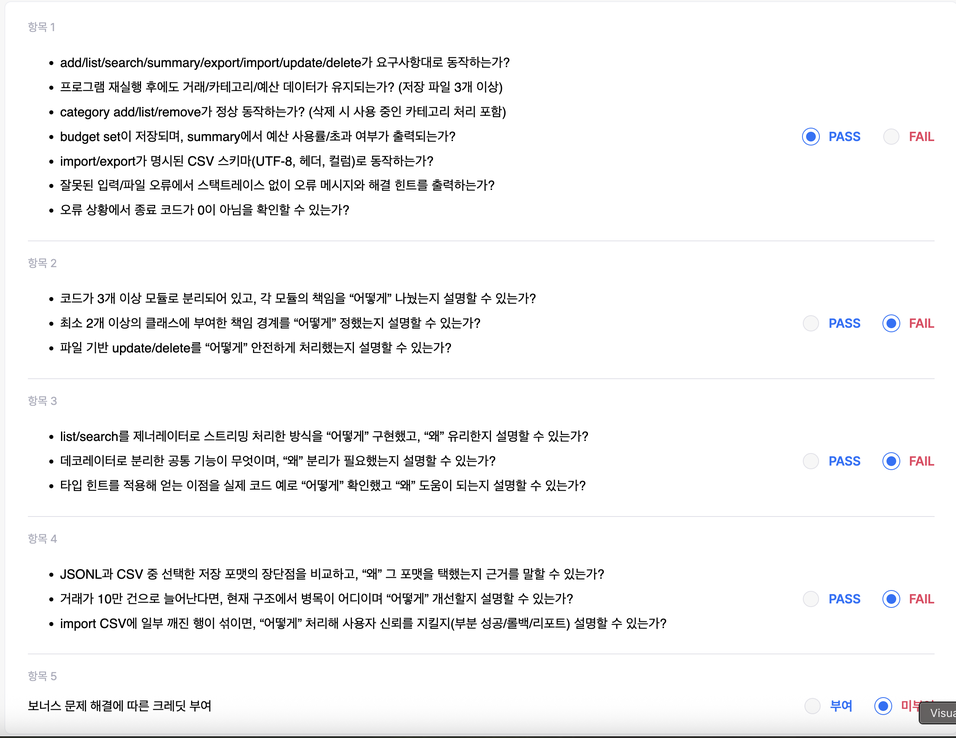
#> input picture b2_1/b2-1_eval.PNG, 956 x 738 px, shrunk from 2366 x 1826 before the run; its folder holds only this picture in this run
$ python -i main.py   (imports and definitions only)
#> lines starting #> are read from the running program, lines starting #| are printed output that depends on the picture; after the words box and inside, x2 and y2 are one past the last pixel; in counts of white or black regions, pixels touching at a corner belong together
#> further down, picture is the input picture: shape (738, 956, 3); mean B, G, R 244.4, 244.1, 244.1
# ==========================================================
# Book OCR Program
#
# Version : V0.5
# Date    : 2026-06-09 21:30
#
# Change Log
# V0.1 PDF -> PNG 변환
# V0.2 OCR 전처리(CLAHE, Adaptive Threshold)
# V0.3 중앙 고정 분할
# V0.4 페이지 여백 자동 제거(Auto Crop)
# V0.5 전처리 순서 변경
#      Split -> Crop -> Threshold
#      페이지 외곽 제거 추가
# ==========================================================

from pathlib import Path
import fitz
import cv2
import numpy as np

INPUT_DIR = Path("input")
OUTPUT_DIR = Path("output")


# ----------------------------------------------------------
# PDF -> PNG
# ----------------------------------------------------------
# [20 lines left out: function pdf_to_images, not called in this run]


# ----------------------------------------------------------
# 페이지 외곽 제거
# ----------------------------------------------------------
def trim_page_edges(img):

    h, w = img.shape[:2]
#> h = 738; w = 956

    left = int(w * 0.03)
#> left = 28
    right = int(w * 0.03)
#> right = 28

    top = int(h * 0.02)
#> top = 14
    bottom = int(h * 0.05)
#> bottom = 36

    return img[
        top:h-bottom,
        left:w-right
    ]
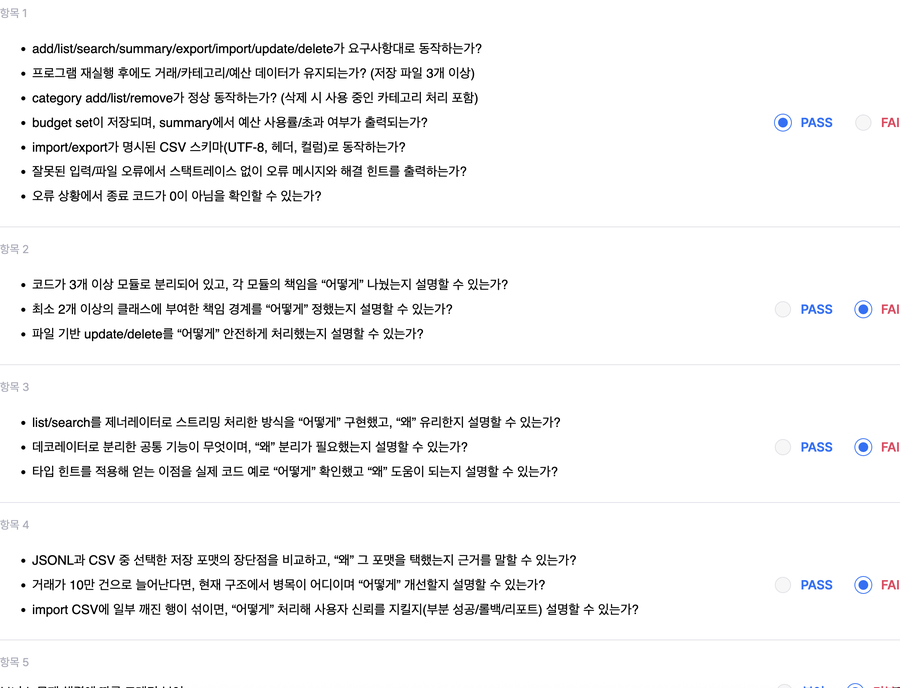
#> returned value: shape (688, 900, 3); mean of channels 0, 1, 2 244.7, 244.3, 244.3; drawn as B, G, R


# ----------------------------------------------------------
# 본문 영역 찾기
# ----------------------------------------------------------
def crop_content(img):

    if len(img.shape) == 3:
        gray = cv2.cvtColor(
            img,
            cv2.COLOR_BGR2GRAY
        )
    else:
        gray = img.copy()

    blur = cv2.GaussianBlur(
        gray,
        (5, 5),
        0
    )

    _, mask = cv2.threshold(
        blur,
        220,
        255,
        cv2.THRESH_BINARY_INV
    )
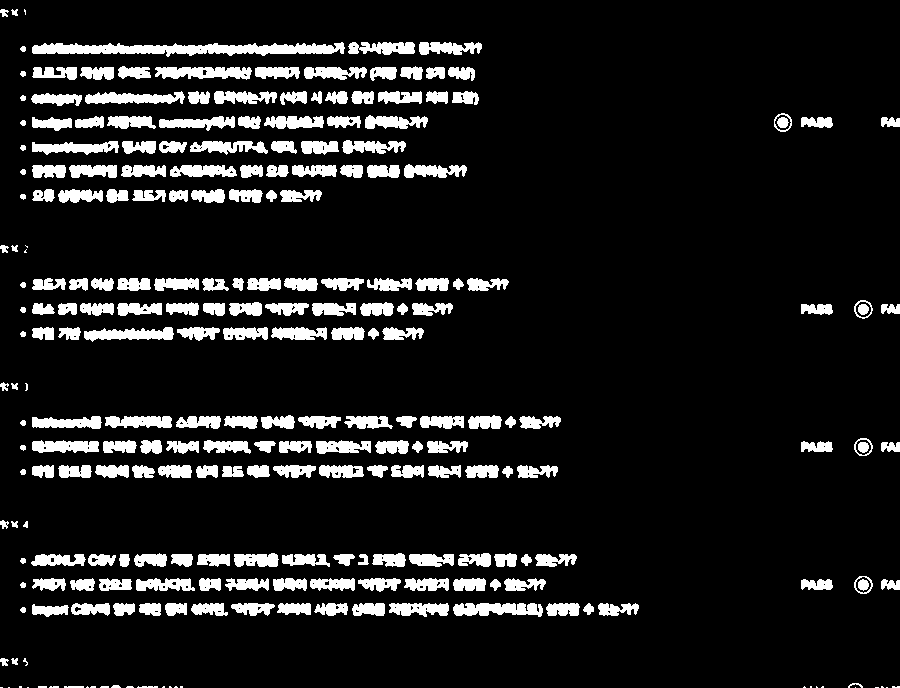
#> mask: shape (688, 900); 11.1% white; 251 white regions (28 under 20 px), largest, box (x1, y1, x2, y2) and area: (32, 42, 345, 57) 2766, (155, 67, 252, 80) 937, (453, 603, 543, 617) 934

    kernel = cv2.getStructuringElement(
        cv2.MORPH_RECT,
        (15, 15)
    )

    mask = cv2.morphologyEx(
        mask,
        cv2.MORPH_CLOSE,
        kernel
    )
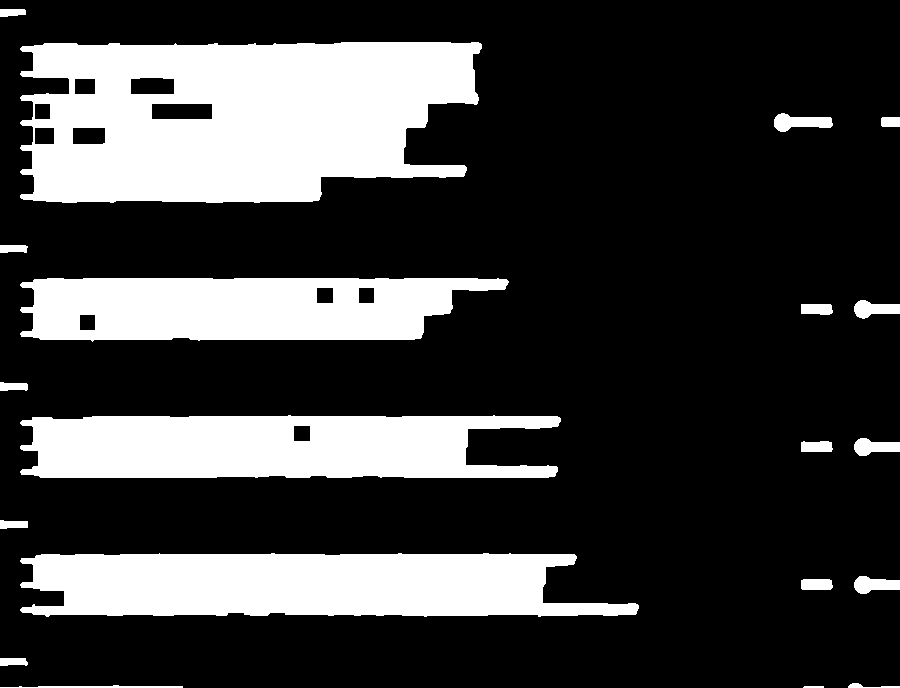
#> mask: shape (688, 900); 24.4% white; 20 white regions, largest, box (x1, y1, x2, y2) and area: (20, 42, 482, 203) 59434, (20, 553, 639, 617) 32561, (20, 415, 561, 478) 28742

    coords = cv2.findNonZero(mask)
#> coords = contour of 151056 points, box (x1, y1, x2, y2) (0, 9, 900, 688), area 149485

    if coords is None:
        return img

    x, y, w, h = cv2.boundingRect(coords)
#> x = 0; y = 9; w = 900; h = 679

    pad = 20

    x = max(0, x - pad)
    y = max(0, y - pad)
#> y = 0

    w = min(
        gray.shape[1] - x,
        w + pad * 2
    )

    h = min(
        gray.shape[0] - y,
        h + pad * 2
    )
#> h = 688

    return img[y:y+h, x:x+w]


# ----------------------------------------------------------
# OCR 전처리
# ----------------------------------------------------------
def preprocess_for_ocr(img):

    if len(img.shape) == 3:
        gray = cv2.cvtColor(
            img,
            cv2.COLOR_BGR2GRAY
        )
    else:
        gray = img.copy()

    clahe = cv2.createCLAHE(
        clipLimit=2.0,
        tileGridSize=(8, 8)
    )

    gray = clahe.apply(gray)

    bw = cv2.adaptiveThreshold(
        gray,
        255,
        cv2.ADAPTIVE_THRESH_GAUSSIAN_C,
        cv2.THRESH_BINARY,
        25,
        15
    )
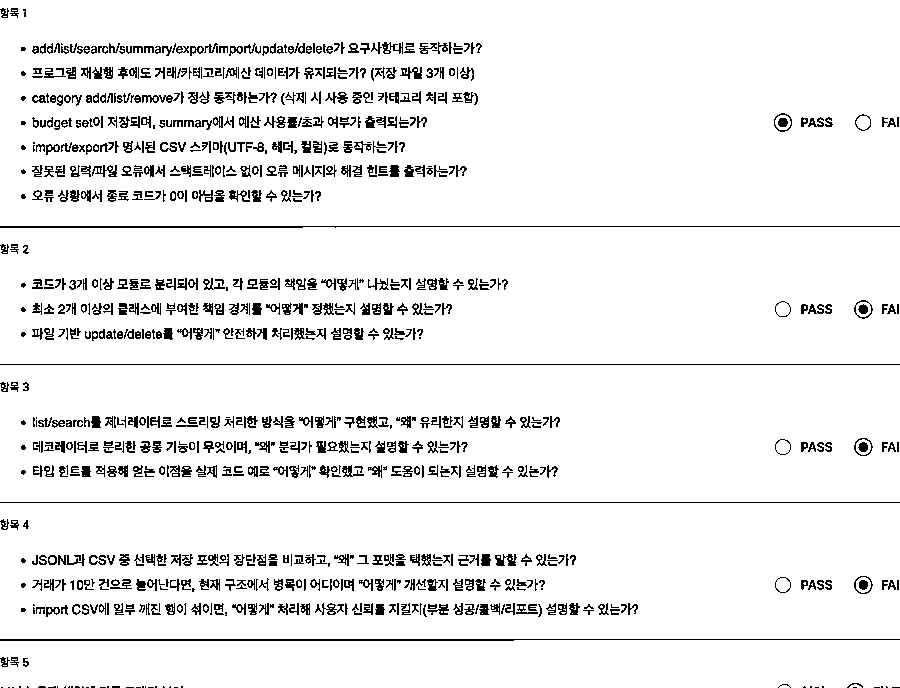
#> bw: shape (688, 900); 93.2% white; black in thin lines or dots

    return bw


# ----------------------------------------------------------
# 페이지 저장
# ----------------------------------------------------------
def save_page(page_img, out_path):

    page_img = trim_page_edges(page_img)

    page_img = crop_content(page_img)

    ocr_img = preprocess_for_ocr(page_img)

    cv2.imwrite(
        str(out_path),
        ocr_img
    )


# ----------------------------------------------------------
# 좌우 분리
# ----------------------------------------------------------
# [96 lines left out: functions split_page, process_book, main, not called in this run]


# [2 lines not run here, left out]

>>> import cv2
>>> picture = cv2.imread('../b2_1/b2-1_eval.PNG')
>>> result = save_page(picture, 'out.png')
